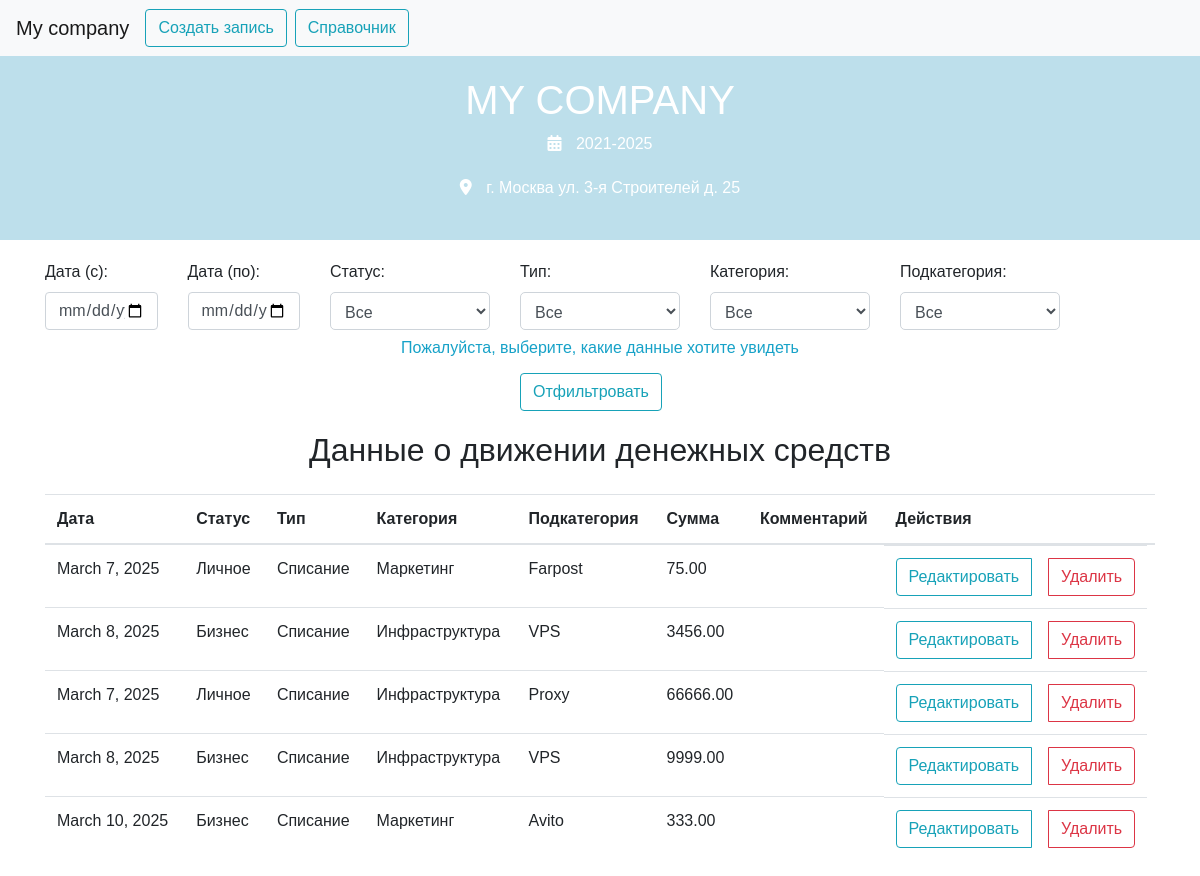
Before: / with the older database file.
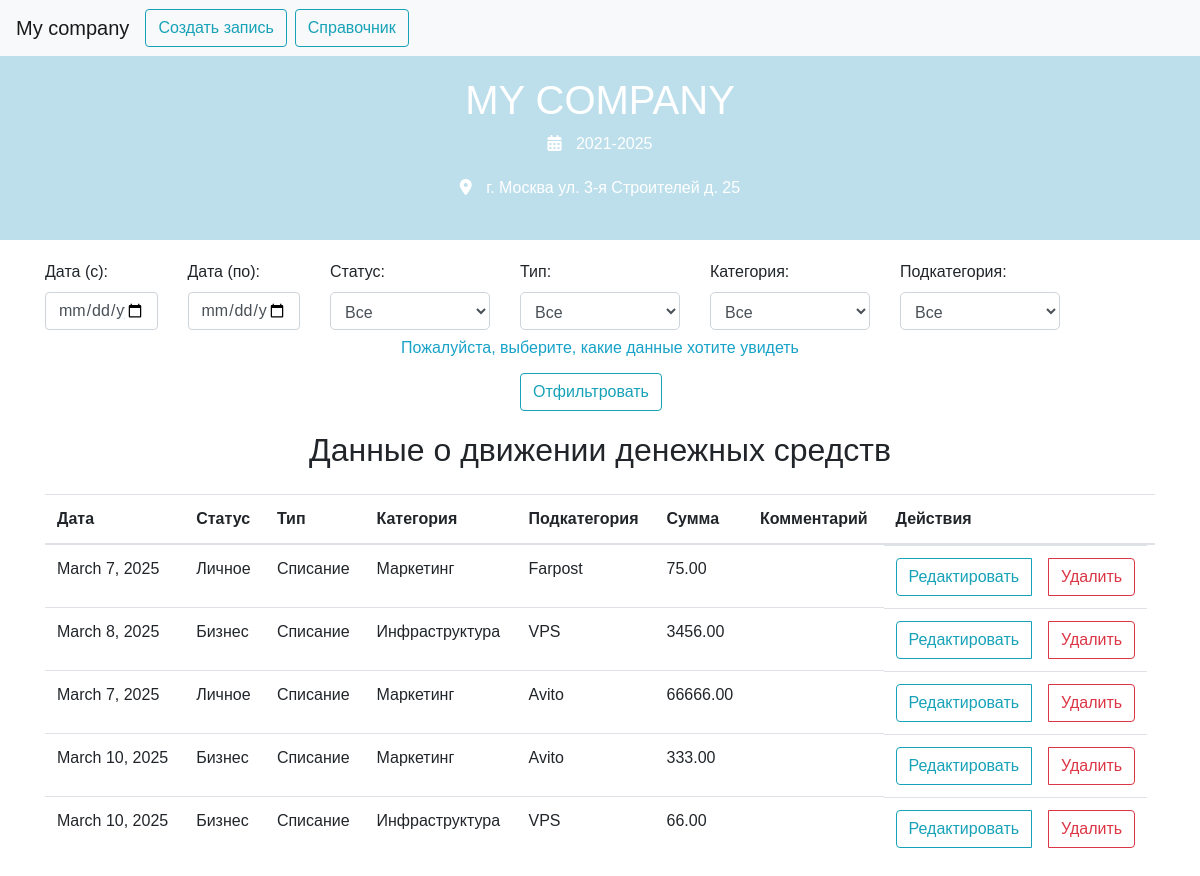
After: the same page with the newer database file.
### dds/models.py (models this page shows)
class DDS(models.Model):
    created_at = models.DateField(verbose_name="Дата создания записи")
    status = models.ForeignKey(Status, on_delete=models.CASCADE, verbose_name="Статус")
    typedds = models.ForeignKey(Type,on_delete=models.CASCADE, blank=False, null=False, verbose_name="Тип")
    category=models.ForeignKey(Category, on_delete=models.CASCADE, blank=False, null=False, verbose_name="Категория")
    subcategory = models.ForeignKey(SubCategory, on_delete=models.CASCADE, blank=False, null=False, verbose_name="Подкатегория")
    summa=models.DecimalField(
        max_digits=10,
        decimal_places=2,
        blank=False,
        null=False,
        validators=[MinValueValidator(0.01)],
        verbose_name="Сумма")
    comment = models.TextField(blank=True, null=True, verbose_name="Комментарий")
    class Meta:
        verbose_name = "Данные о движении денежных средств"
        verbose_name_plural = "Даннные о движениях денежных средств"

### ddsBD/models.py (models this page shows, shortened)
class Status(models.Model):
    name=models.CharField(max_length=128,unique=True, verbose_name="Название статуса")
    class Meta:
        verbose_name='Статус'
        verbose_name_plural='Статусы'

class Type(models.Model):
    name = models.CharField(max_length=128, unique= True, verbose_name="Название типа")
    class Meta:
        verbose_name = 'Тип'
        verbose_name_plural = 'Типы'

class Category(models.Model):
    name=models.CharField(max_length=128, unique=True, verbose_name="Название категории")
    typedds=models.ForeignKey(Type, on_delete=models.CASCADE, verbose_name="К какому типу привязана")
    class Meta:
        verbose_name = 'Категория'
        verbose_name_plural = 'Категории'

class SubCategory(models.Model):
    name=models.CharField(max_length=128, verbose_name="Название подкатегории")
    category=models.ForeignKey(Category, on_delete=models.CASCADE, verbose_name="К какой категории относится")
    class Meta:
        verbose_name='Подкатегория'
        verbose_name_plural = 'Подкатегории'

### dds/views.py (the view)
# urls.py: path('',index, name='index'),
def index(request):
    dds_data = DDS.objects.all()
    status_data = Status.objects.all()
    type_data = Type.objects.all()
    category_data = Category.objects.all()
    subcategory_data = SubCategory.objects.all()
    date_from = request.GET.get('date_from')
    date_to = request.GET.get('date_to')
    status = request.GET.get('status')
    type_dds = request.GET.get('type')
    category = request.GET.get('category')
    subcategory = request.GET.get('subcategory')
    if date_from:
        dds_data = dds_data.filter(created_at__gte=date_from)
    if date_to:
        dds_data = dds_data.filter(created_at__lte=date_to)
    if status:
        dds_data = dds_data.filter(status__name=status)
    if type_dds:
        dds_data = dds_data.filter(typedds__name=type_dds)
    if category:
        dds_data = dds_data.filter(category__name=category)
    if subcategory:
        dds_data = dds_data.filter(subcategory__name=subcategory)
    context = {
        'dds_data': dds_data,
        'status_data': status_data,
        'type_data': type_data,
        'category_data': category_data,
        'subcategory_data': subcategory_data,
    }
    return render(request, 'index.html', context)

### dds/templates/index.html (shortened to what this page needs)
{% load static %}
<!DOCTYPE html>
<html lang="ru">
    <head>
        <link rel="stylesheet" href="https://stackpath.bootstrapcdn.com/bootstrap/4.5.2/css/bootstrap.min.css">
        <link rel="stylesheet" href="https://cdnjs.cloudflare.com/ajax/libs/font-awesome/6.0.0/css/all.min.css" />
        <link rel = "stylesheet" href = "{% static 'css/main.css' %}">
    </head>
<body>
    <nav class="navbar navbar-expand-lg navbar-light bg-light">
        <a class="navbar-brand" href="#">My company</a>
        <div class="collapse navbar-collapse justify-content-start" id="navbarNav">
            <a href="{% url 'create'%}" class="btn btn-outline-info mr-2" role="button">Создать запись</a>
            <a href="{% url 'guide' %}" class="btn btn-outline-info mr-2" role="button">Справочник</a>
        </div>
    </nav>
<section class="event-header">
    <div class="event-header-content">
      <h1>MY COMPANY</h1>
      <div class="event-info">
          <i class="fas fa-calendar-alt"></i> 2021-2025
      </div>
      <div class="event-info">
          <i class="fas fa-map-marker-alt"></i> г. Москва ул. 3-я Строителей д. 25
      </div>
    </div>
  </section>
<section class="search-bar container center">
    <div class="row">
        <div class="col-md-12">
        <form id="filter-form" method="get" action="">
                <div class="row">
                    <div class="col-md-3">
                        <div class="row">
                            <div class="col-md-6">
                                <label for="date_from">Дата (с):</label>
                                <input type="date" class="form-control" id="date_from" name="date_from">
                            </div>
                            <div class="col-md-6">
                                <label for="date_to">Дата (по):</label>
                                <input type="date" class="form-control" id="date_to" name="date_to">
                            </div>
                        </div>
                    </div>
                    <div class="col-md-2">
                        <label for="status">Статус:</label>
                        <select class="form-control" id="status" name="status">
                            <option value="">Все</option>
                        </select>
                    </div>
                    <div class="col-md-2">
                        <label for="type">Тип:</label>
                        <select class="form-control" id="type" name="type">
                            <option value="">Все</option>
                        </select>
                    </div>
                    <div class="col-md-2">
                        <label for="category">Категория:</label>
                        <select class="form-control" id="category" name="category">
                            <option value="">Все</option>
                        </select>
                    </div>
                    <div class="col-md-2">
                        <label for="subcategory">Подкатегория:</label>
                        <select class="form-control" id="subcategory" name="subcategory">
                            <option value="">Все</option>
                        </select>
                    </div>
                </div>
                <div class="row mt-2 justify-content-center">
                    <h2 style="font-size: 1rem; color: #17A2C8;">Пожалуйста, выберите, какие данные хотите увидеть</n2>
                </div>
                <div class="row mt-2 justify-content-center">
                    <div class="col-md-2">
                        <button type="submit" id="filter-button" class="btn btn-outline-info">Отфильтровать</button>
                    </div>
                </div>
        </form>
    </div>
    </div>
</section>
    <section class="text-center">
        <h2>Данные о движении денежных средств</h2>
    </section>
<section class="container mt-4">
    <div class="table-responsive">
        {% include 'dds_table.html' %}
    </div>
</section>
</body>
</html>

### dds/templates/dds_table.html (shortened to what this page needs)
{% load static %}
<div id="dds-table">
    <table class="table">
        <thead>
            <tr>
                <th>Дата</th>
                <th>Статус</th>
                <th>Тип</th>
                <th>Категория</th>
                <th>Подкатегория</th>
                <th>Сумма</th>
                <th>Комментарий</th>
                <th>Действия</th>
            </tr>
        </thead>
        <tbody>
            {% for dds in dds_data %}
            <tr data-id="{{ dds.id }}">
                <td>{{ dds.created_at }}</td>
                <td>{{ dds.status.name }}</td>
                <td>{{ dds.typedds.name }}</td>
                <td>{{ dds.category.name }}</td>
                <td>{{ dds.subcategory.name }}</td>
                <td>{{ dds.summa }}</td>
                <td>{{ dds.comment }}</td>
                <td class="btn-group">
                    <a href="{% url 'edit_dds' dds.id %}" class="btn btn-outline-info mr-2" role="button">Редактировать</a>
                    <button class="btn btn-outline-danger ml-2 delete-button">Удалить</button>
                </td>
            </tr>
            {% endfor %}
        </tbody>
    </table>
</div>

Changed rows visible on the page:
removed DDS: created_at "March 8, 2025", status.name "Бизнес", typedds.name "Списание", category.name "Инфраструктура", subcategory.name "VPS", summa "9999.00"
changed DDS (number 3 of 5 on the later page): category.name "Инфраструктура" → "Маркетинг"; subcategory.name "Proxy" → "Avito"
added DDS: created_at "March 10, 2025", status.name "Бизнес", typedds.name "Списание", category.name "Инфраструктура", subcategory.name "VPS", summa "66.00"
